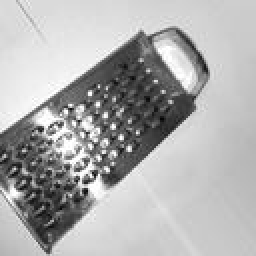
#> input picture images/dataset/grater_5.jpg, 128 x 128 px (shown 2 times larger); its folder holds only this picture in this run
$ python -i dataset_helper.py   (imports and definitions only)
#> lines starting #> are read from the running program, lines starting #| are printed output that depends on the picture; after the words box and inside, x2 and y2 are one past the last pixel; in counts of white or black regions, pixels touching at a corner belong together
from PIL import Image
import os
import cv2
import matplotlib.pyplot as plt
import shutil


# [80 lines left out: functions create_upside_down_images, rename_class_files, delete_all_images_from_dataset, not called in this run]


def detect_objects(image_path):
    # Load and resize the image (to 256x256 grayscale)
#> called with image_path = 'images/dataset/grater_5.jpg'
    image = cv2.imread(image_path)
#> image is the input picture: shape (128, 128, 3); min 4, max 255, mean 174.5
    gray = cv2.cvtColor(image, cv2.COLOR_BGR2GRAY)  # Convert to grayscale
    image_resized  = cv2.resize(gray, (256, 256))  # Resize the grayscale image to 256x256
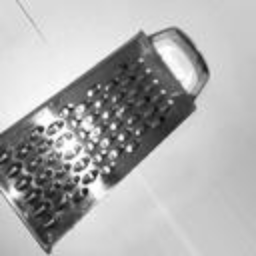
#> image_resized: shape (256, 256); min 9, max 255, mean 174.5

    # Apply Gaussian blur to reduce noise
    blurred = cv2.GaussianBlur(image_resized, (5, 5), 0)

    # Use adaptive thresholding for better segmentation
    thresh = cv2.adaptiveThreshold(blurred, 255, cv2.ADAPTIVE_THRESH_GAUSSIAN_C,
                                   cv2.THRESH_BINARY_INV, 11, 2)
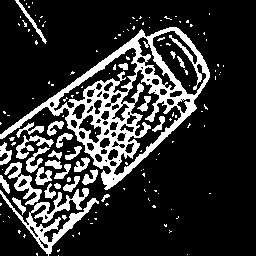
#> thresh: shape (256, 256); 19.2% white; 146 white regions (118 under 20 px), largest, box (x1, y1, x2, y2) and area: (0, 27, 210, 190) 7311, (0, 188, 99, 256) 1556, (4, 162, 42, 205) 491

    kernel = cv2.getStructuringElement(cv2.MORPH_RECT, (5, 5))  # Adjust kernel size as needed
    closed = cv2.morphologyEx(thresh, cv2.MORPH_CLOSE, kernel)
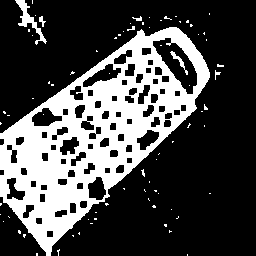
#> closed: shape (256, 256); 28.9% white; 77 white regions (71 under 20 px)

    # Find contours
    contours, _ = cv2.findContours(closed, cv2.RETR_EXTERNAL, cv2.CHAIN_APPROX_SIMPLE)
#> contours = 72 contours, 69 with area under 20; largest, box (x1, y1, x2, y2) and area: (0, 27, 210, 256) 23956, (15, 0, 47, 45) 268, (39, 16, 46, 27) 22

    bounding_boxes = []
    for contour in contours:
        # Filter out small contours based on area
        if cv2.contourArea(contour) > 1000:  # Adjust the threshold as needed
            # Get the convex hull to better capture intricate shapes like forks
            hull = cv2.convexHull(contour)
            x, y, w, h = cv2.boundingRect(hull)  # Get bounding box of the convex hull
            bounding_boxes.append((x, y, w, h))
#> this loop made 72 passes
#> (x, y, w, h) on pass 55: (0, 27, 210, 229)
#> contour on passes 1, 2, 4, 6, 10, 11: [[187, 254], [187, 255]], [[36, 253], [36, 255], [37, 255], [37, 253]], [[72, 235], [73, 236], [73, 235]], [[79, 232], [78, 233], [79, 234]], [[90, 223], [92, 223]], [[3, 221]]
#> after the loop, bounding_boxes = [(0, 27, 210, 229)]

    merged_boxes = merge_close_boxes(bounding_boxes, merge_threshold=20)

    return merged_boxes


def merge_close_boxes(bounding_boxes, merge_threshold=20):
    """
    Merge bounding boxes that are close to each other.
    """
#> called with merge_threshold = 20
    merged = []
    for box in bounding_boxes:
        x, y, w, h = box
        new_box = True
        for i, (mx, my, mw, mh) in enumerate(merged):
            # Check if boxes overlap or are close
            if (x < mx + mw + merge_threshold and x + w > mx - merge_threshold and
                y < my + mh + merge_threshold and y + h > my - merge_threshold):
                # Merge boxes
                merged[i] = (min(x, mx), min(y, my),
                             max(x+w, mx+mw) - min(x, mx),
                             max(y+h, my+mh) - min(y, my))
                new_box = False
                break
        if new_box:
            merged.append((x, y, w, h))
#> this loop made 1 pass
#> after the loop, merged = [(0, 27, 210, 229)]
    return merged


# [75 lines left out: functions draw_bounding_boxes, process_images_in_folder, testDetection, not called in this run]

import os
import shutil

# [15 lines left out: function create_directories, not called in this run]

import os
import shutil

# [98 lines left out: functions move_files_to_directories, generate_positive_annotations, generate_negative_list, process_dataset, not called in this run]

    # Generate the negative list file
    # print("Generating negative list...")
    # generate_negative_list(negative_dir, neg_output)

# Usage
source_directory = "images/dataset_detection/objects"
base_output_directory = "images/dataset_detection"
positive_output_file = os.path.join(base_output_directory, "positives.txt")
negative_output_file = os.path.join(base_output_directory, "negatives.txt")


# [14 lines of commented-out code are left out]

def main():
    # process_images_in_folder(input_folder_detected, output_folder_detected, 'object')
    process_dataset(source_directory, base_output_directory, positive_output_file, negative_output_file)

    # [5 lines of commented-out code are left out]


# [2 lines not run here, left out]

>>> result = detect_objects('images/dataset/grater_5.jpg')
#> result = [(0, 27, 210, 229)]
